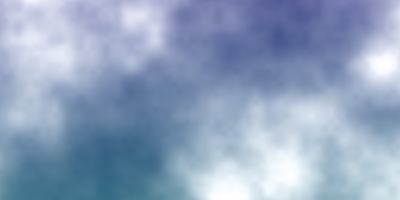
Frame 1 (no input)
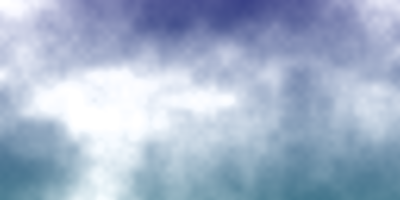
Frame 60 (the mouse pressed at the canvas centre just before this capture)
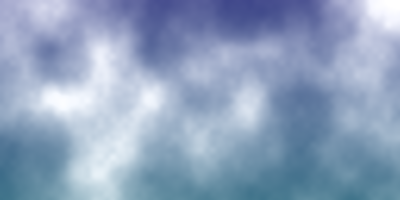
Frame 120 (the mouse held since frame 60 and released just before this capture)

The Processing sketch that drew these frames (run headless with seeded random() and noise(); from frame 60 on, the mouse is pressed at the canvas centre):

// Processing sketch: processing_1273
// ── processing_1273.pde

// Perlin Noise Demo - Jim Bumgardner
 
float kNoiseDetail = 0.01;
float r;
float speed= 0.3;
float ox = 50;
float oy = 50;
 
void setup()
{
  size(400,200);
  r = width/2;
     
  noiseDetail(5,.5);
  colorMode(HSB, 1);
}
 
 
void draw()
{
  ox += max(-speed,min(speed,(mouseX-width/2)*speed/r));
  oy += max(-speed,min(speed,(mouseY-height/2)*speed/r));
 
  for (int y = 0; y < height; ++y)
  {
    for (int x = 0; x < width; ++x)
    {
      float v = noise(ox+x*kNoiseDetail,oy+y*kNoiseDetail,millis()*.0002);
      set(x,y,color(.65-y*.1/height,.75-v,.5+v*v));     
    }
  }
}
